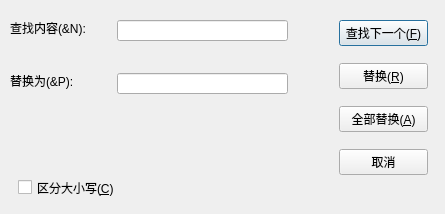
<?xml version="1.0" encoding="UTF-8"?>
<ui version="4.0">
 <class>ReplaceDialog</class>
 <widget class="QDialog" name="ReplaceDialog">
  <property name="geometry">
   <rect>
    <x>0</x>
    <y>0</y>
    <width>445</width>
    <height>214</height>
   </rect>
  </property>
  <property name="windowTitle">
   <string>ReplaceDialog</string>
  </property>
  <widget class="QLabel" name="label">
   <property name="geometry">
    <rect>
     <x>10</x>
     <y>20</y>
     <width>100</width>
     <height>16</height>
    </rect>
   </property>
   <property name="text">
    <string>查找内容(&amp;N):</string>
   </property>
  </widget>
  <widget class="QLabel" name="label_2">
   <property name="geometry">
    <rect>
     <x>10</x>
     <y>73</y>
     <width>85</width>
     <height>16</height>
    </rect>
   </property>
   <property name="text">
    <string>替换为(&amp;P):</string>
   </property>
  </widget>
  <widget class="QLineEdit" name="textLineEdit">
   <property name="geometry">
    <rect>
     <x>117</x>
     <y>20</y>
     <width>171</width>
     <height>21</height>
    </rect>
   </property>
  </widget>
  <widget class="QLineEdit" name="replaceLineEdit">
   <property name="geometry">
    <rect>
     <x>117</x>
     <y>73</y>
     <width>171</width>
     <height>21</height>
    </rect>
   </property>
  </widget>
  <widget class="QCheckBox" name="checkBox">
   <property name="geometry">
    <rect>
     <x>18</x>
     <y>178</y>
     <width>121</width>
     <height>19</height>
    </rect>
   </property>
   <property name="text">
    <string>区分大小写(&amp;C)</string>
   </property>
  </widget>
  <widget class="QWidget" name="layoutWidget">
   <property name="geometry">
    <rect>
     <x>328</x>
     <y>-2</y>
     <width>111</width>
     <height>201</height>
    </rect>
   </property>
   <layout class="QVBoxLayout" name="verticalLayout">
    <item>
     <widget class="QPushButton" name="findButton">
      <property name="text">
       <string>查找下一个(&amp;F)</string>
      </property>
     </widget>
    </item>
    <item>
     <widget class="QPushButton" name="replaceButton">
      <property name="text">
       <string>替换(&amp;R)</string>
      </property>
     </widget>
    </item>
    <item>
     <widget class="QPushButton" name="replaceAllButton">
      <property name="text">
       <string>全部替换(&amp;A)</string>
      </property>
     </widget>
    </item>
    <item>
     <widget class="QPushButton" name="cancelButton">
      <property name="text">
       <string>取消</string>
      </property>
     </widget>
    </item>
   </layout>
  </widget>
 </widget>
 <layoutdefault spacing="6" margin="11"/>
 <resources/>
 <connections/>
</ui>
